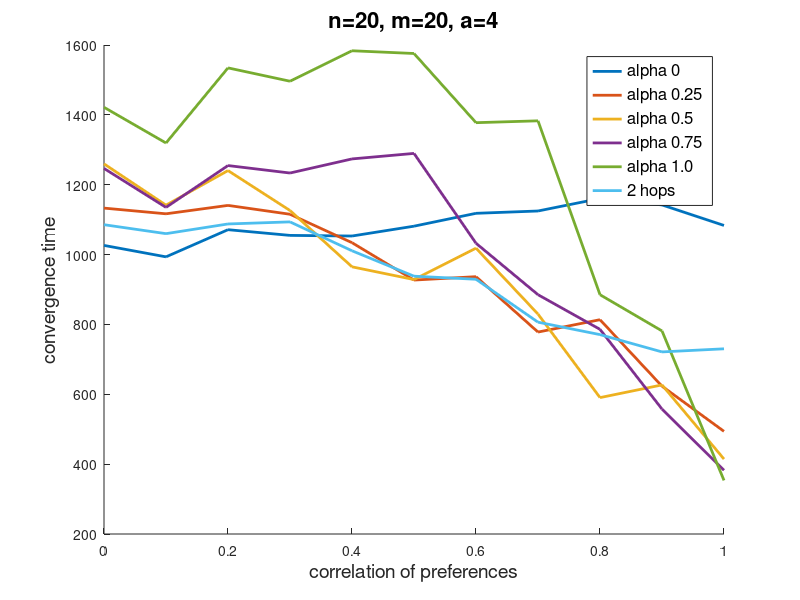

MATLAB code for this plot: (Note: this script raises an error after producing the figure.)
close all;
load('simus_n20_m20_mc25_a4_2hops_v2.mat');

%evolution of correlation as a function of preferential attachment 
figure(1)
hold on
plot(0.1*(0:10),squeeze(mean_time(:,1)),'LineWidth',2)
plot(0.1*(0:10),squeeze(mean_time(:,2)),'LineWidth',2)
plot(0.1*(0:10),squeeze(mean_time(:,3)),'LineWidth',2)
plot(0.1*(0:10),squeeze(mean_time(:,4)),'LineWidth',2)
plot(0.1*(0:10),squeeze(mean_time(:,5)),'LineWidth',2)
plot(0.1*(0:10),squeeze(mean_time(:,6)),'LineWidth',2)
xlabel('correlation of preferences')
ylabel('convergence time')
legend("alpha 0", "alpha 0.25", "alpha 0.5","alpha 0.75","alpha 1.0", "2 hops");
title("n=20, m=20, a=4")

% Set font size for labels and legend
xlabel('correlation of preferences', 'FontSize', 14)  % Increase font size of x label
ylabel('convergence time', 'FontSize', 14)  % Increase font size of y label
legend("alpha 0", "alpha 0.25", "alpha 0.5","alpha 0.75","alpha 1.0", "2 hops", 'FontSize', 12);  % Increase font size of legend
title("n=20, m=20, a=4", 'FontSize', 16)  % Increase font size of the title

% Optionally adjust the font size of ticks
ax = gca;
ax.FontSize = 12;  % Set font size for tick labels

print('-depsc', 'n20m20a4.eps')

figure(11)
hold on
plot(0.1*(0:10),squeeze(mean_fairness_div(:,1)),'LineWidth',2)
plot(0.1*(0:10),squeeze(mean_fairness_div(:,2)),'LineWidth',2)
plot(0.1*(0:10),squeeze(mean_fairness_div(:,3)),'LineWidth',2)
plot(0.1*(0:10),squeeze(mean_fairness_div(:,4)),'LineWidth',2)
plot(0.1*(0:10),squeeze(mean_fairness_div(:,5)),'LineWidth',2)
plot(0.1*(0:10),squeeze(mean_fairness_div(:,6)),'LineWidth',2)
xlabel('correlation of preferences')
ylabel('Unfairness (divergence wrt benchmark)')
legend("alpha 0", "alpha 0.25", "alpha 0.5","alpha 0.75","alpha 1.0", "2 hops");
title("n=20, m=20, a=4")

% Set font size for labels and legend
xlabel('correlation of preferences', 'FontSize', 14)  % Increase font size of x label
ylabel('Unfairness (divergence wrt benchmark)', 'FontSize', 14)  % Increase font size of y label
legend("alpha 0", "alpha 0.25", "alpha 0.5","alpha 0.75","alpha 1.0", "2 hops", 'FontSize', 12);  % Increase font size of legend
title("n=20, m=20, a=4", 'FontSize', 16)  % Increase font size of the title

% Optionally adjust the font size of ticks
ax = gca;
ax.FontSize = 12;  % Set font size for tick labels

print('-depsc', 'n20m20a4_div.eps')

figure(111)
hold on
plot(0.1*(0:10),squeeze(mean_fairness_norm(:,1)),'LineWidth',2)
plot(0.1*(0:10),squeeze(mean_fairness_norm(:,2)),'LineWidth',2)
plot(0.1*(0:10),squeeze(mean_fairness_norm(:,3)),'LineWidth',2)
plot(0.1*(0:10),squeeze(mean_fairness_norm(:,4)),'LineWidth',2)
plot(0.1*(0:10),squeeze(mean_fairness_norm(:,5)),'LineWidth',2)
plot(0.1*(0:10),squeeze(mean_fairness_norm(:,6)),'LineWidth',2)
xlabel('correlation of preferences')
ylabel('distance wrt benchmark')
legend("alpha 0", "alpha 0.25", "alpha 0.5","alpha 0.75","alpha 1.0", "2 hops");
title("n=20, m=20, a=4")

% Set font size for labels and legend
xlabel('correlation of preferences', 'FontSize', 14)  % Increase font size of x label
ylabel('distance wrt benchmark', 'FontSize', 14)  % Increase font size of y label
legend("alpha 0", "alpha 0.25", "alpha 0.5","alpha 0.75","alpha 1.0", "2 hops", 'FontSize', 12);  % Increase font size of legend
title("n=20, m=20, a=4", 'FontSize', 16)  % Increase font size of the title

% Optionally adjust the font size of ticks
ax = gca;
ax.FontSize = 12;  % Set font size for tick labels

print('-depsc', 'n20m20a4_dist.eps')




% 
% figure(11)
% hold on
% plot(0.1*(0:10),squeeze(mean_time(:,1)),'LineWidth',2)
% plot(0.1*(0:10),squeeze(mean_time(:,2)),'LineWidth',2)
% plot(0.1*(0:10),squeeze(mean_time(:,3)),'LineWidth',2)
% plot(0.1*(0:10),squeeze(mean_time(:,4)),'LineWidth',2)
% plot(0.1*(0:10),squeeze(mean_time(:,5)),'LineWidth',2)
% plot(0.1*(0:10),squeeze(mean_time(:,6)),'LineWidth',2)
% xlabel('correlation of preferences')
% ylabel('convergence time')
% legend("alpha 0", "alpha 0.25", "alpha 0.5","alpha 0.75","alpha 1.0", "2 hops");
% title("n=20, m=20, a=4")
% 
% % Set font size for labels and legend
% xlabel('correlation of preferences', 'FontSize', 14)  % Increase font size of x label
% ylabel('convergence time', 'FontSize', 14)  % Increase font size of y label
% legend("alpha 0", "alpha 0.25", "alpha 0.5","alpha 0.75","alpha 1.0", "2 hops", 'FontSize', 12);  % Increase font size of legend
% title("n=20, m=20, a=4", 'FontSize', 16)  % Increase font size of the title
% 
% % Optionally adjust the font size of ticks
% ax = gca;
% ax.FontSize = 12;  % Set font size for tick labels
% 
% print('-depsc', 'n20m20a4.eps')




load('simus_n20_m20_mc25_a10_2hops_v2.mat');

%evolution of correlation as a function of preferential attachment 
figure(2)
hold on
plot(0.1*(0:10),squeeze(mean_time(:,1)),'LineWidth',2)
plot(0.1*(0:10),squeeze(mean_time(:,2)),'LineWidth',2)
plot(0.1*(0:10),squeeze(mean_time(:,3)),'LineWidth',2)
plot(0.1*(0:10),squeeze(mean_time(:,4)),'LineWidth',2)
plot(0.1*(0:10),squeeze(mean_time(:,5)),'LineWidth',2)
plot(0.1*(0:10),squeeze(mean_time(:,6)),'LineWidth',2)

% Set font size for labels and legend
xlabel('correlation of preferences', 'FontSize', 14)  % Increase font size of x label
ylabel('convergence time', 'FontSize', 14)  % Increase font size of y label
legend("alpha 0", "alpha 0.25", "alpha 0.5","alpha 0.75","alpha 1.0", "2 hops", 'FontSize', 12);  % Increase font size of legend
title("n=20, m=20, a=10", 'FontSize', 16)  % Increase font size of the title

% Optionally adjust the font size of ticks
ax = gca;
ax.FontSize = 12;  % Set font size for tick labelsprint('-depsc', 'n20m20a10.eps')
print('-depsc', 'n20m20a10.eps')

figure(21)
hold on
plot(0.1*(0:10),squeeze(mean_fairness_div(:,1)),'LineWidth',2)
plot(0.1*(0:10),squeeze(mean_fairness_div(:,2)),'LineWidth',2)
plot(0.1*(0:10),squeeze(mean_fairness_div(:,3)),'LineWidth',2)
plot(0.1*(0:10),squeeze(mean_fairness_div(:,4)),'LineWidth',2)
plot(0.1*(0:10),squeeze(mean_fairness_div(:,5)),'LineWidth',2)
plot(0.1*(0:10),squeeze(mean_fairness_div(:,6)),'LineWidth',2)
xlabel('correlation of preferences')
ylabel('Unfairness (divergence wrt benchmark)')
legend("alpha 0", "alpha 0.25", "alpha 0.5","alpha 0.75","alpha 1.0", "2 hops");
title("n=20, m=20, a=10")

% Set font size for labels and legend
xlabel('correlation of preferences', 'FontSize', 14)  % Increase font size of x label
ylabel('Unfairness (divergence wrt benchmark)', 'FontSize', 14)  % Increase font size of y label
legend("alpha 0", "alpha 0.25", "alpha 0.5","alpha 0.75","alpha 1.0", "2 hops", 'FontSize', 12);  % Increase font size of legend
title("n=20, m=20, a=10", 'FontSize', 16)  % Increase font size of the title

% Optionally adjust the font size of ticks
ax = gca;
ax.FontSize = 12;  % Set font size for tick labels

print('-depsc', 'n20m20a10_div.eps')

load('simus_n200_m200_mc25_a4_2hops_v2.mat');

%evolution of correlation as a function of preferential attachment 
figure(3)
hold on
plot(0.1*(0:10),squeeze(mean_time(:,1)),'LineWidth',2)
plot(0.1*(0:10),squeeze(mean_time(:,2)),'LineWidth',2)
plot(0.1*(0:10),squeeze(mean_time(:,3)),'LineWidth',2)
plot(0.1*(0:10),squeeze(mean_time(:,4)),'LineWidth',2)
plot(0.1*(0:10),squeeze(mean_time(:,5)),'LineWidth',2)
plot(0.1*(0:10),squeeze(mean_time(:,6)),'LineWidth',2)

% Set font size for labels and legend
xlabel('correlation of preferences', 'FontSize', 14)  % Increase font size of x label
ylabel('convergence time', 'FontSize', 14)  % Increase font size of y label
legend("alpha 0", "alpha 0.25", "alpha 0.5","alpha 0.75","alpha 1.0", "2 hops", 'FontSize', 12);  % Increase font size of legend
title("n=200, m=200, a=4", 'FontSize', 16)  % Increase font size of the title

% Optionally adjust the font size of ticks
ax = gca;
ax.FontSize = 12;  % Set font size for tick labelsprint('-depsc', 'n20m20a10.eps')
print('-depsc', 'n200m200a4.eps')

figure(31)
hold on
plot(0.1*(0:10),squeeze(mean_fairness_div(:,1)),'LineWidth',2)
plot(0.1*(0:10),squeeze(mean_fairness_div(:,2)),'LineWidth',2)
plot(0.1*(0:10),squeeze(mean_fairness_div(:,3)),'LineWidth',2)
plot(0.1*(0:10),squeeze(mean_fairness_div(:,4)),'LineWidth',2)
plot(0.1*(0:10),squeeze(mean_fairness_div(:,5)),'LineWidth',2)
plot(0.1*(0:10),squeeze(mean_fairness_div(:,6)),'LineWidth',2)
xlabel('correlation of preferences')
ylabel('Unfairness (divergence wrt benchmark)')
legend("alpha 0", "alpha 0.25", "alpha 0.5","alpha 0.75","alpha 1.0", "2 hops");
title("n=200, m=200, a=4")

% Set font size for labels and legend
xlabel('correlation of preferences', 'FontSize', 14)  % Increase font size of x label
ylabel('Unfairness (divergence wrt benchmark)', 'FontSize', 14)  % Increase font size of y label
legend("alpha 0", "alpha 0.25", "alpha 0.5","alpha 0.75","alpha 1.0", "2 hops", 'FontSize', 12);  % Increase font size of legend
title("n=200, m=200, a=4", 'FontSize', 16)  % Increase font size of the title

% Optionally adjust the font size of ticks
ax = gca;
ax.FontSize = 12;  % Set font size for tick labels

print('-depsc', 'n200m200a4_div.eps')


load('simus_n200_m200_mc25_a10_2hops_v2.mat');

%evolution of correlation as a function of preferential attachment 
figure(4)
hold on
plot(0.1*(0:10),squeeze(mean_time(:,1)),'LineWidth',2)
plot(0.1*(0:10),squeeze(mean_time(:,2)),'LineWidth',2)
plot(0.1*(0:10),squeeze(mean_time(:,3)),'LineWidth',2)
plot(0.1*(0:10),squeeze(mean_time(:,4)),'LineWidth',2)
plot(0.1*(0:10),squeeze(mean_time(:,5)),'LineWidth',2)
plot(0.1*(0:10),squeeze(mean_time(:,6)),'LineWidth',2)

% Set font size for labels and legend
xlabel('correlation of preferences', 'FontSize', 14)  % Increase font size of x label
ylabel('convergence time', 'FontSize', 14)  % Increase font size of y label
legend("alpha 0", "alpha 0.25", "alpha 0.5","alpha 0.75","alpha 1.0", "2 hops", 'FontSize', 12);  % Increase font size of legend
title("n=200, m=200, a=10", 'FontSize', 16)  % Increase font size of the title

% Optionally adjust the font size of ticks
ax = gca;
ax.FontSize = 12;  % Set font size for tick labelsprint('-depsc', 'n20m20a10.eps')
print('-depsc', 'n200m200a10.eps')


figure(41)
hold on
plot(0.1*(0:10),squeeze(mean_fairness_div(:,1)),'LineWidth',2)
plot(0.1*(0:10),squeeze(mean_fairness_div(:,2)),'LineWidth',2)
plot(0.1*(0:10),squeeze(mean_fairness_div(:,3)),'LineWidth',2)
plot(0.1*(0:10),squeeze(mean_fairness_div(:,4)),'LineWidth',2)
plot(0.1*(0:10),squeeze(mean_fairness_div(:,5)),'LineWidth',2)
plot(0.1*(0:10),squeeze(mean_fairness_div(:,6)),'LineWidth',2)
xlabel('correlation of preferences')
ylabel('Unfairness (divergence wrt benchmark)')
legend("alpha 0", "alpha 0.25", "alpha 0.5","alpha 0.75","alpha 1.0", "2 hops");
title("n=200, m=200, a=10")

% Set font size for labels and legend
xlabel('correlation of preferences', 'FontSize', 14)  % Increase font size of x label
ylabel('Unfairness (divergence wrt benchmark)', 'FontSize', 14)  % Increase font size of y label
legend("alpha 0", "alpha 0.25", "alpha 0.5","alpha 0.75","alpha 1.0", "2 hops", 'FontSize', 12);  % Increase font size of legend
title("n=200, m=200, a=10", 'FontSize', 16)  % Increase font size of the title

% Optionally adjust the font size of ticks
ax = gca;
ax.FontSize = 12;  % Set font size for tick labels

print('-depsc', 'n200m200a10_div.eps')

load('simus_n200_m400_mc25_a10_v2.mat');

%evolution of correlation as a function of preferential attachment 
figure(6)
hold on
plot(0.1*(0:10),squeeze(mean_time(:,1)),'LineWidth',2)
plot(0.1*(0:10),squeeze(mean_time(:,2)),'LineWidth',2)
plot(0.1*(0:10),squeeze(mean_time(:,3)),'LineWidth',2)
plot(0.1*(0:10),squeeze(mean_time(:,4)),'LineWidth',2)
plot(0.1*(0:10),squeeze(mean_time(:,5)),'LineWidth',2)

% Set font size for labels and legend
xlabel('correlation of preferences', 'FontSize', 14)  % Increase font size of x label
ylabel('convergence time', 'FontSize', 14)  % Increase font size of y label
legend("alpha 0", "alpha 0.25", "alpha 0.5","alpha 0.75","alpha 1.0", "2 hops", 'FontSize', 12);  % Increase font size of legend
title("n=200, m=400, a=10", 'FontSize', 16)  % Increase font size of the title

% Optionally adjust the font size of ticks
ax = gca;
ax.FontSize = 12;  % Set font size for tick labelsprint('-depsc', 'n20m20a10.eps')
print('-depsc', 'n200m400a10.eps')

load('simus_n200_m200_mc25_a10_allhops_v2.mat');


figure(7)
hold on

plot(0.1*(0:10),squeeze(mean_time(:,1)),'LineWidth',2)
plot(0.1*(0:10),squeeze(mean_time(:,2)),'LineWidth',2)
plot(0.1*(0:10),squeeze(mean_time(:,3)),'LineWidth',2)
plot(0.1*(0:10),squeeze(mean_time(:,4)),'LineWidth',2)
plot(0.1*(0:10),squeeze(mean_time(:,5)),'LineWidth',2)
xlabel('correlation of preferences')
ylabel('convergence time')

% Set font size for labels and legend
xlabel('correlation of preferences', 'FontSize', 14)  % Increase font size of x label
ylabel('convergence time', 'FontSize', 14)  % Increase font size of y label
legend("alpha 0", "alpha 1", "2 hops", "3 hops", "5 hops", 'FontSize', 12);  % Increase font size of legend
title("n=200, m=200, a=10", 'FontSize', 16)  % Increase font size of the title

% Optionally adjust the font size of ticks
ax = gca;
ax.FontSize = 12;  % Set font size for tick labelsprint('-depsc', 'n20m20a10.eps')
print('-depsc', 'n200m200a10_hops.eps')



figure(70)
hold on

plot(0.1*(0:10),squeeze(mean_fairness_div(:,1)),'LineWidth',2)
plot(0.1*(0:10),squeeze(mean_fairness_div(:,2)),'LineWidth',2)
plot(0.1*(0:10),squeeze(mean_fairness_div(:,3)),'LineWidth',2)
plot(0.1*(0:10),squeeze(mean_fairness_div(:,4)),'LineWidth',2)
plot(0.1*(0:10),squeeze(mean_fairness_div(:,5)),'LineWidth',2)
xlabel('correlation of preferences')
ylabel('Unfairness (divergence wrt benchmark)', 'FontSize', 14)  % Increase font size of y label

% Set font size for labels and legend
xlabel('correlation of preferences', 'FontSize', 14)  % Increase font size of x label
ylabel('Unfairness (divergence wrt benchmark)', 'FontSize', 14)  % Increase font size of y label
legend("alpha 0", "alpha 1", "2 hops", "3 hops", "5 hops", 'FontSize', 12);  % Increase font size of legend
title("n=200, m=200, a=10", 'FontSize', 16)  % Increase font size of the title

% Optionally adjust the font size of ticks
ax = gca;
ax.FontSize = 12;  % Set font size for tick labelsprint('-depsc', 'n20m20a10.eps')
print('-depsc', 'n200m200a10_hops_div.eps')



load('simus_n20_m20_mc25_a10_allhops_v2.mat');

figure(8)
hold on

plot(0.1*(0:10),squeeze(mean_time(:,1)),'LineWidth',2)
plot(0.1*(0:10),squeeze(mean_time(:,2)),'LineWidth',2)
plot(0.1*(0:10),squeeze(mean_time(:,3)),'LineWidth',2)
plot(0.1*(0:10),squeeze(mean_time(:,4)),'LineWidth',2)
plot(0.1*(0:10),squeeze(mean_time(:,5)),'LineWidth',2)
xlabel('correlation of preferences')
ylabel('convergence time')

% Set font size for labels and legend
xlabel('correlation of preferences', 'FontSize', 14)  % Increase font size of x label
ylabel('convergence time', 'FontSize', 14)  % Increase font size of y label
legend("alpha 0", "alpha 1", "2 hops", "3 hops", "5 hops", 'FontSize', 12);  % Increase font size of legend
title("n=20, m=20, a=10", 'FontSize', 16)  % Increase font size of the title

% Optionally adjust the font size of ticks
ax = gca;
ax.FontSize = 12;  % Set font size for tick labelsprint('-depsc', 'n20m20a10.eps')
print('-depsc', 'n20m20a10_hops.eps')


load('simus_n20_m20_mc25_a10_allhops_v2.mat');

figure(80)
hold on

plot(0.1*(0:10),squeeze(mean_fairness_div(:,1)),'LineWidth',2)
plot(0.1*(0:10),squeeze(mean_fairness_div(:,2)),'LineWidth',2)
plot(0.1*(0:10),squeeze(mean_fairness_div(:,3)),'LineWidth',2)
plot(0.1*(0:10),squeeze(mean_fairness_div(:,4)),'LineWidth',2)
plot(0.1*(0:10),squeeze(mean_fairness_div(:,5)),'LineWidth',2)
xlabel('correlation of preferences')
ylabel('Unfairness (divergence wrt benchmark)', 'FontSize', 14)  % Increase font size of y label

% Set font size for labels and legend
xlabel('correlation of preferences', 'FontSize', 14)  % Increase font size of x label
ylabel('Unfairness (divergence wrt benchmark)', 'FontSize', 14)  % Increase font size of y label
legend("alpha 0", "alpha 1", "2 hops", "3 hops", "5 hops", 'FontSize', 12);  % Increase font size of legend
title("n=20, m=20, a=10", 'FontSize', 16)  % Increase font size of the title

% Optionally adjust the font size of ticks
ax = gca;
ax.FontSize = 12;  % Set font size for tick labelsprint('-depsc', 'n20m20a10.eps')
print('-depsc', 'n20m20a10_hops_div.eps')


load('simus_n200_m200_mc25_a4_allhops_v2.mat');



figure(9)
hold on

plot(0.1*(0:10),squeeze(mean_time(:,1)),'LineWidth',2)
plot(0.1*(0:10),squeeze(mean_time(:,2)),'LineWidth',2)
plot(0.1*(0:10),squeeze(mean_time(:,3)),'LineWidth',2)
plot(0.1*(0:10),squeeze(mean_time(:,4)),'LineWidth',2)
plot(0.1*(0:10),squeeze(mean_time(:,5)),'LineWidth',2)
xlabel('correlation of preferences')
ylabel('convergence time')

% Set font size for labels and legend
xlabel('correlation of preferences', 'FontSize', 14)  % Increase font size of x label
ylabel('convergence time', 'FontSize', 14)  % Increase font size of y label
legend("alpha 0", "alpha 1", "2 hops", "3 hops", "5 hops", 'FontSize', 12);  % Increase font size of legend
title("n=200, m=200, a=4", 'FontSize', 16)  % Increase font size of the title

% Optionally adjust the font size of ticks
ax = gca;
ax.FontSize = 12;  % Set font size for tick labelsprint('-depsc', 'n20m20a10.eps')
print('-depsc', 'n200m200a4_hops.eps')

figure(90)
hold on

plot(0.1*(0:10),squeeze(mean_fairness_div(:,1)),'LineWidth',2)
plot(0.1*(0:10),squeeze(mean_fairness_div(:,2)),'LineWidth',2)
plot(0.1*(0:10),squeeze(mean_fairness_div(:,3)),'LineWidth',2)
plot(0.1*(0:10),squeeze(mean_fairness_div(:,4)),'LineWidth',2)
plot(0.1*(0:10),squeeze(mean_fairness_div(:,5)),'LineWidth',2)
xlabel('correlation of preferences')
ylabel('Unfairness (divergence wrt benchmark)', 'FontSize', 14)  % Increase font size of y label

% Set font size for labels and legend
xlabel('correlation of preferences', 'FontSize', 14)  % Increase font size of x label
ylabel('Unfairness (divergence wrt benchmark)', 'FontSize', 14)  % Increase font size of y label
legend("alpha 0", "alpha 1", "2 hops", "3 hops", "5 hops", 'FontSize', 12);  % Increase font size of legend
title("n=200, m=200, a=4", 'FontSize', 16)  % Increase font size of the title

% Optionally adjust the font size of ticks
ax = gca;
ax.FontSize = 12;  % Set font size for tick labelsprint('-depsc', 'n20m20a10.eps')
print('-depsc', 'n200m200a4_hops_div.eps')




load('simus_n20_m20_mc25_a4_allhops_v2.mat');



figure(10)
hold on

plot(0.1*(0:10),squeeze(mean_time(:,1)),'LineWidth',2)
plot(0.1*(0:10),squeeze(mean_time(:,2)),'LineWidth',2)
plot(0.1*(0:10),squeeze(mean_time(:,3)),'LineWidth',2)
plot(0.1*(0:10),squeeze(mean_time(:,4)),'LineWidth',2)
plot(0.1*(0:10),squeeze(mean_time(:,5)),'LineWidth',2)
xlabel('correlation of preferences')
ylabel('convergence time')

% Set font size for labels and legend
xlabel('correlation of preferences', 'FontSize', 14)  % Increase font size of x label
ylabel('convergence time', 'FontSize', 14)  % Increase font size of y label
legend("alpha 0", "alpha 1", "2 hops", "3 hops", "5 hops", 'FontSize', 12);  % Increase font size of legend
title("n=20, m=20, a=4", 'FontSize', 16)  % Increase font size of the title

% Optionally adjust the font size of ticks
ax = gca;
ax.FontSize = 12;  % Set font size for tick labelsprint('-depsc', 'n20m20a10.eps')
print('-depsc', 'n20m20a4_hops.eps')


figure(110)
hold on

plot(0.1*(0:10),squeeze(mean_fairness_div(:,1)),'LineWidth',2)
plot(0.1*(0:10),squeeze(mean_fairness_div(:,2)),'LineWidth',2)
plot(0.1*(0:10),squeeze(mean_fairness_div(:,3)),'LineWidth',2)
plot(0.1*(0:10),squeeze(mean_fairness_div(:,4)),'LineWidth',2)
plot(0.1*(0:10),squeeze(mean_fairness_div(:,5)),'LineWidth',2)
xlabel('correlation of preferences')
ylabel('Unfairness (divergence wrt benchmark)', 'FontSize', 14)  % Increase font size of y label

% Set font size for labels and legend
xlabel('correlation of preferences', 'FontSize', 14)  % Increase font size of x label
ylabel('Unfairness (divergence wrt benchmark)', 'FontSize', 14)  % Increase font size of y label
legend("alpha 0", "alpha 1", "2 hops", "3 hops", "5 hops", 'FontSize', 12);  % Increase font size of legend
title("n=20, m=20, a=4", 'FontSize', 16)  % Increase font size of the title

% Optionally adjust the font size of ticks
ax = gca;
ax.FontSize = 12;  % Set font size for tick labelsprint('-depsc', 'n20m20a10.eps')
print('-depsc', 'n20m20a4_hops_div.eps')



% load('simus_n200_m400_mc25_a4_v2.mat');
% 
% %evolution of correlation as a function of preferential attachment 
% figure(5)
% hold on
% plot(0.1*(0:10),squeeze(mean_time(:,1)),'LineWidth',2)
% plot(0.1*(0:10),squeeze(mean_time(:,2)),'LineWidth',2)
% plot(0.1*(0:10),squeeze(mean_time(:,3)),'LineWidth',2)
% plot(0.1*(0:10),squeeze(mean_time(:,4)),'LineWidth',2)
% plot(0.1*(0:10),squeeze(mean_time(:,5)),'LineWidth',2)
% xlabel('correlation of preferences')
% ylabel('convergence time')
% legend("alpha 0", "alpha 0.25", "alpha 0.5","alpha 0.75","alpha 1.0");

 


% 
% %evolution of correlation as a function of preferential attachment 
% figure(32)
% hold on
% plot(0.1*(0:10),squeeze(mean_time(:,1)),'LineWidth',2)
% plot(0.1*(0:10),squeeze(mean_time(:,2)),'LineWidth',2)
% plot(0.1*(0:10),squeeze(mean_time(:,3)),'LineWidth',2)
% plot(0.1*(0:10),squeeze(mean_time(:,4)),'LineWidth',2)
% plot(0.1*(0:10),squeeze(mean_time(:,5)),'LineWidth',2)
% xlabel('correlation of preferences')
% ylabel('convergence time')
% legend("alpha 0", "alpha 0.25", "alpha 0.5","alpha 0.75","alpha 1.0");
% 
% 
% % Create a logical array to identify non-zero elements
% non_zero_mask = stat_time ~= 0;
% 
% % Compute the sum of non-zero elements over the third dimension
% sum_nonzero = sum(stat_time .* non_zero_mask, 3);
% 
% % Count the number of non-zero elements over the third dimension
% count_nonzero = sum(non_zero_mask, 3);
% 
% % Calculate the mean of non-zero elements
% mean_nonzero = sum_nonzero ./ count_nonzero;
% 
% % Handle cases where there are no non-zero elements to avoid NaNs
% mean_nonzero(count_nonzero == 0) = 0;
% 
% mean_time2=mean_nonzero;
% 
% %evolution of correlation as a function of preferential attachment 
% figure(33)
% hold on
% plot(0.1*(0:10),squeeze(mean_time2(:,1)),'LineWidth',2)
% plot(0.1*(0:10),squeeze(mean_time2(:,2)),'LineWidth',2)
% plot(0.1*(0:10),squeeze(mean_time2(:,3)),'LineWidth',2)
% plot(0.1*(0:10),squeeze(mean_time2(:,4)),'LineWidth',2)
% plot(0.1*(0:10),squeeze(mean_time2(:,5)),'LineWidth',2)
% xlabel('correlation of preferences')
% ylabel('convergence time')
% legend("alpha 0", "alpha 0.25", "alpha 0.5","alpha 0.75","alpha 1.0");
